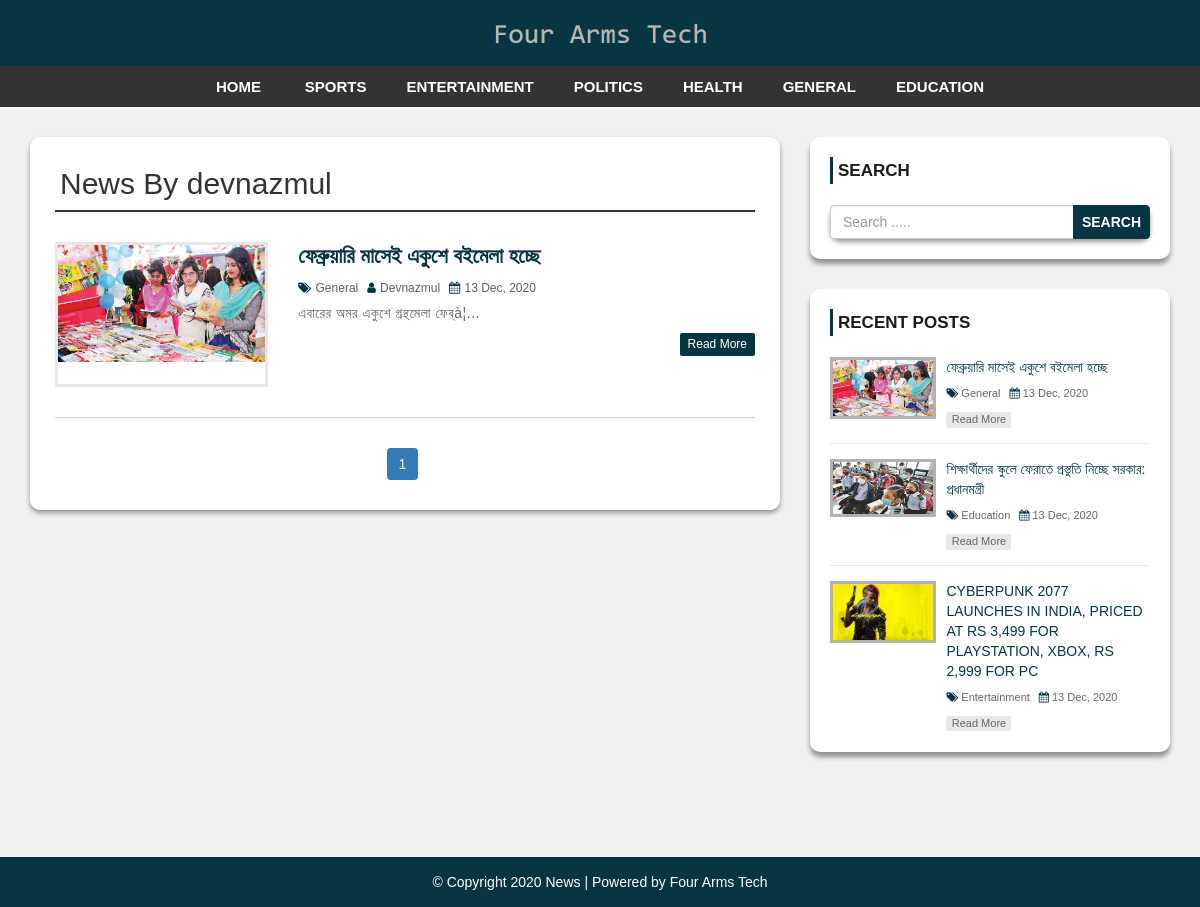
/author.php?aid=39, run on the app's committed database.
### tables this page shows
CREATE TABLE `settings` (
  `id` int(11) NOT NULL,
  `websitename` varchar(60) NOT NULL,
  `logo` varchar(50) NOT NULL,
  `footerdesc` varchar(255) NOT NULL
);

CREATE TABLE `category` (
  `category_id` int(11) NOT NULL,
  `category_name` varchar(100) NOT NULL,
  `post` int(11) NOT NULL DEFAULT 0
);

CREATE TABLE `post` (
  `post_id` int(11) NOT NULL,
  `title` varchar(100) NOT NULL,
  `description` text NOT NULL,
  `category` varchar(100) NOT NULL,
  `post_date` varchar(50) NOT NULL,
  `author` int(11) NOT NULL,
  `post_img` varchar(100) NOT NULL
);

CREATE TABLE `user` (
  `user_id` int(10) UNSIGNED NOT NULL,
  `first_name` varchar(30) NOT NULL,
  `last_name` varchar(30) NOT NULL,
  `username` varchar(30) DEFAULT NULL,
  `password` varchar(40) DEFAULT NULL,
  `role` int(11) NOT NULL
);

### config.php (called while the page is built, shortened)
<?php
$hostname = "http://localhost/limon.com/news-site";
?>

### author.php (the view, shortened to what this page needs)
<?php include 'header.php'; ?>
    <div id="main-content">
      <div class="container">
        <div class="row">
            <div class="col-md-8">
              <div class="post-container">
                <?php
                include "config.php";
                if(isset($_GET['aid'])){
                  $auth_id = $_GET['aid'];
                  $sql1 = "SELECT * FROM post JOIN user
                          ON post.author = user.user_id
                          WHERE post.author = {$auth_id}";
                  $result1 = mysqli_query($conn, $sql1) or die("Query Failed.");
                  $row1 = mysqli_fetch_assoc($result1);
                ?>
                <h2 class="page-heading">News By <?php echo $row1['username']; ?></h2>
                <?php
                  $limit = 3;
                  if(isset($_GET['page'])){
                    $page = $_GET['page'];
                  }else{
                    $page = 1;
                  }
                  $offset = ($page - 1) * $limit;
                  $sql = "SELECT post.post_id, post.title, post.description,post.post_date,post.author,
                  category.category_name,user.username,post.category,post.post_img FROM post
                  LEFT JOIN category ON post.category = category.category_id
                  LEFT JOIN user ON post.author = user.user_id
                  WHERE post.author = {$auth_id}
                  ORDER BY post.post_id DESC LIMIT {$offset},{$limit}";
                  $result = mysqli_query($conn, $sql) or die("Query Failed.");
                  if(mysqli_num_rows($result) > 0){
                    while($row = mysqli_fetch_assoc($result)) {
                ?>
                  <div class="post-content">
                      <div class="row">
                          <div class="col-md-4">
                            <a class="post-img" href="single.php?id=<?php echo $row['post_id']; ?>"><img src="admin/upload/<?php echo $row['post_img']; ?>" alt=""/></a>
                          </div>
                          <div class="col-md-8">
                            <div class="inner-content clearfix">
                                <h3><a href='single.php?id=<?php echo $row['post_id']; ?>'><?php echo $row['title']; ?></a></h3>
                                <div class="post-information">
                                    <span>
                                        <i class="fa fa-tags" aria-hidden="true"></i>
                                        <a href='category.php?cid=<?php echo $row['category']; ?>'><?php echo $row['category_name']; ?></a>
                                    </span>
                                    <span>
                                        <i class="fa fa-user" aria-hidden="true"></i>
                                        <a href='author.php?aid=<?php echo $row['author']; ?>'><?php echo $row['username']; ?></a>
                                    </span>
                                    <span>
                                        <i class="fa fa-calendar" aria-hidden="true"></i>
                                        <?php echo $row['post_date']; ?>
                                    </span>
                                </div>
                                <p class="description">
                                    <?php echo substr($row['description'],0,130) . "..."; ?>
                                </p>
                                <a class='read-more pull-right' href='single.php?id=<?php echo $row['post_id']; ?>'>read more</a>
                            </div>
                          </div>
                      </div>
                  </div>
                  <?php
                    }
                  }else{
                    echo "<h2>No Record Found.</h2>";
                  }
                  if(mysqli_num_rows($result1) > 0){
                    $total_records = mysqli_num_rows($result1);
                    $total_page = ceil($total_records / $limit);
                    echo '<ul class="pagination admin-pagination">';
                    for($i = 1; $i <= $total_page; $i++){
                      if($i == $page){
                        $active = "active";
                      }else{
                        $active = "";
                      }
                      echo '<li class="'.$active.'"><a href="author.php?aid='.$auth_id .'&page='.$i.'">'.$i.'</a></li>';
                    }
                    echo '</ul>';
                  }
                }else{
                  echo "<h2>No Record Found.</h2>";
                }
                  ?>
              </div>
            </div>
            <?php include 'sidebar.php'; ?>
        </div>
      </div>
    </div>
<?php include 'footer.php'; ?>

### header.php (shortened to what this page needs)
<?php
  include "config.php";
?>
<!DOCTYPE html>
<html lang="en">
<head>
    <link rel="stylesheet" href="css/bootstrap.min.css" />
    <link rel="stylesheet" href="css/font-awesome.css">
    <link rel="stylesheet" href="css/style.css">
</head>
<body>
<div id="header">
    <div class="container">
        <div class="row">
            <div class=" col-md-offset-4 col-md-4">
              <?php
                include "config.php";
                $sql = "SELECT * FROM settings";
                $result = mysqli_query($conn, $sql) or die("Query Failed.");
                if(mysqli_num_rows($result) > 0){
                  while($row = mysqli_fetch_assoc($result)) {
                    if($row['logo'] == ""){
                      echo '<a href="index.php"><h1>'.$row['websitename'].'</h1></a>';
                    }else{
                      echo '<a href="index.php" id="logo"><img src="admin/images/'. $row['logo'] .'"></a>';
                    }
                  }
                }
                ?>
            </div>
        </div>
    </div>
</div>
<div id="menu-bar">
    <div class="container">
        <div class="row">
            <div class="col-md-12">
              <?php
                include "config.php";
                $sql = "SELECT * FROM category WHERE post > 0";
                $result = mysqli_query($conn, $sql) or die("Query Failed. : Category");
                if(mysqli_num_rows($result) > 0){
                  $active = "";
              ?>
                <ul class='menu'>
                  <li><a href='<?php echo $hostname; ?>'>Home</a></li>
                  <?php while($row = mysqli_fetch_assoc($result)) {
                    echo "<li><a class='{$active}' href='category.php?cid={$row['category_id']}'>{$row['category_name']}</a></li>";
                  } ?>
                </ul>
                <?php } ?>
            </div>
        </div>
    </div>
</div>

### sidebar.php
<div id="sidebar" class="col-md-4">
    <div class="search-box-container">
        <h4>Search</h4>
        <form class="search-post" action="search.php" method ="GET">
            <div class="input-group">
                <input type="text" name="search" class="form-control" placeholder="Search .....">
                <span class="input-group-btn">
                    <button type="submit" class="btn btn-danger">Search</button>
                </span>
            </div>
        </form>
    </div>
    <div class="recent-post-container">
        <h4>Recent Posts</h4>
        <?php
        include "config.php";
        $limit = 3;
        $sql = "SELECT post.post_id, post.title, post.post_date,
        category.category_name,post.category,post.post_img FROM post
        LEFT JOIN category ON post.category = category.category_id
        ORDER BY post.post_id DESC LIMIT {$limit}";
        $result = mysqli_query($conn, $sql) or die("Query Failed. : Recent Post");
        if(mysqli_num_rows($result) > 0){
          while($row = mysqli_fetch_assoc($result)) {
      ?>
        <div class="recent-post">
            <a class="post-img" href="single.php?id=<?php echo $row['post_id']; ?>">
                <img src="admin/upload/<?php echo $row['post_img']; ?>" alt=""/>
            </a>
            <div class="post-content">
                <h5><a href="single.php?id=<?php echo $row['post_id']; ?>"><?php echo $row['title']; ?></a></h5>
                <span>
                    <i class="fa fa-tags" aria-hidden="true"></i>
                    <a href='category.php?cid=<?php echo $row['category']; ?>'><?php echo $row['category_name']; ?></a>
                </span>
                <span>
                    <i class="fa fa-calendar" aria-hidden="true"></i>
                    <?php echo $row['post_date']; ?>
                </span>
                <a class="read-more" href="single.php?id=<?php echo $row['post_id']; ?>">read more</a>
            </div>
        </div>
    <?php
      }
    }
    ?>
    </div>
</div>

### footer.php
<div id ="footer">
    <div class="container">
        <div class="row">
            <div class="col-md-12">
              <?php
                include "config.php";
                $sql = "SELECT * FROM settings";
                $result = mysqli_query($conn, $sql) or die("Query Failed.");
                if(mysqli_num_rows($result) > 0){
                  while($row = mysqli_fetch_assoc($result)) {
              ?>
                <span><?php echo $row['footerdesc']; ?></span>
              <?php
                }
              }
              ?>
            </div>
        </div>
    </div>
</div>
</body>
</html>

### css/style.css (style rules this page uses)
body { background: #f1f1f1; font-family: sans-serif,arial,Helvetica; }
a, a:hover, a:focus { text-decoration: none; outline: none; }
ul { margin:0; padding:0; list-style:none; }
h2.page-heading { margin: 5px 0 30px; padding: 0 5px 10px; border-bottom: 2px solid #333; }
form { background: #fff; padding: 25px; box-shadow:0 3px 5px rgba(0, 0, 0, 0.4); border-radius: 10px; }
#header { background: #073642; text-align: center; padding: 15px; }
#logo { display: inline-block; width: 65%; }
#logo img { width: 100%; }
#menu-bar { background: #333; text-align: center; }
#menu-bar .menu > li { display: inline-block; }
.menu > li > a { padding: 10px 20px; display: block; text-transform: uppercase; color: #fff; font-size: 15px; font-weight:600; transition:all 0.5s ease 0s; }
#main-content { padding: 30px 0; min-height: 750px; }
#main-content .post-container { background-color: #fff; padding: 25px; box-shadow: 0 3px 5px rgba(0, 0, 0, 0.4); border-radius: 10px; }
#main-content .post-content { border-bottom: 1px solid #d1d1d1; padding: 0 0 30px; margin-bottom:30px; }
#main-content .post-content img { width: 100%; }
#main-content .post-content .post-img { border: 3px solid #e7e7e7; display: block; height: 145px; overflow: hidden; transition: border .3s; }
#main-content .post-content h3 { font-size: 21px; line-height: 28px; font-weight: 600; margin: 0 0 7px; }
#main-content .post-content h3 a { color: #073642; transition:all 0.3s; }
#main-content .post-content .post-information span { color: #606060; font-size: 12px; text-transform: capitalize; margin: 0 5px 5px 0; display: inline-block; }
#main-content .post-content .post-information i { color: #073642; margin-right: 1px; }
#main-content .post-content .post-information a { color: #606060; text-decoration: none; }
#main-content .post-content p, #main-content .single-post p { color: #666; font-size: 14px; letter-spacing: 0.5px; margin:0 0 10px; }
#main-content .post-content a.read-more { color: #fff; background-color: #073642; font-size: 12px; text-transform: capitalize; padding: 3px 8px; border-radius: 2px; transition: all 0.3s; }
.pagination { display: block; text-align: center; margin: 0; }
.pagination li { display:inline-block; margin: 0 5px 0 0; }
.pagination li a { border: none; background: #073642; color: #fff; }
i.fa { color:#222; }
#sidebar h4 { color: #1A1A1A; font-size: 17px; line-height: 27px; font-weight:600; text-transform: uppercase; padding: 0 0 0 5px; margin: 0 0 21px; border-left: 3px solid #073642; }
#sidebar .search-box-container { background-color: #fff; padding: 20px; margin: 0 0 30px; box-shadow: 0 5px 5px rgba(0, 5, 5, 0.4); border-radius: 10px; }
#sidebar .search-post { padding: 0; }
#sidebar .search-post input { color: #606060; }
#sidebar .search-post .btn { font-weight: 600; text-transform: uppercase; padding: 6px 8px; background-color: #073642; border-color: #073642; outline: none; }
#sidebar .recent-post-container { padding: 20px; background: #fff; box-shadow: 0 5px 5px rgba(0, 5, 5, 0.4); border-radius: 10px; }
#sidebar .recent-post { border-bottom: 1px solid #e7e7e7; padding: 0 0 15px; margin: 0 0 15px; }
#sidebar .recent-post:last-child { margin: 0; padding: 0; border: none; }
#sidebar .recent-post .post-img { display: inline-block; width: 33%; border: 3px solid rgba(0,0,0,0.3); vertical-align: top; transition: border .3s; }
#sidebar .recent-post .post-img img { width: 100%; }
#sidebar .recent-post .post-content { width: 65%; display: inline-block; border: none; padding: 0 0 0 7px; margin: 0; }
#sidebar .recent-post h5 { font-size: 14px; line-height: 20px; margin: 0 0 5px; }
#sidebar .recent-post h5 a { color: #073642; }
#sidebar .recent-post span { color: #666; font-size: 11px; display: inline-block; margin: 0 5px 10px 0; }
#sidebar .recent-post span a { color: #666; }
#sidebar .recent-post span i { color: #073642; }
#sidebar .recent-post a.read-more { color: #666; background-color: rgba(0,0,0,0.09); width: 65px; font-size: 11px; text-align: center; padding: 0; display: block; transition: all 0.3s; }
#footer { color: #fff; padding:15px 0; text-align:center; background-color:#073642; }
#footer a { color:#fff; }

### data on the page
settings: logo (picture), footerdesc "© Copyright 2020 News | Powered by Four Arms Tech"
category: category_name "SPORTS"
category: category_name "ENTERTAINMENT"
category: category_name "POLITICS"
category: category_name "HEALTH"
category: category_name "GENERAL"
category: category_name "EDUCATION"
post: user.username "devnazmul", post_img (picture), title "ফেব্রুয়ারি মাসেই একুশে বইমেলা হচ্ছে", category.category_name "General", user.username "Devnazmul", post_date "13 Dec, 2020", description "এবারের অমর একুশে গ্রন্থমেলা ফেব্à¦"
post: post_img (picture), title "শিক্ষার্থীদের স্কুলে ফেরাতে প্রস্তুতি নিচ্ছে সরকার: প্রধানমন্ত্রী", category.category_name "Education", post_date "13 Dec, 2020"
post: post_img (picture), title "CYBERPUNK 2077 LAUNCHES IN INDIA, PRICED AT RS 3,499 FOR PLAYSTATION, XBOX, RS 2,999 FOR PC", category.category_name "Entertainment", post_date "13 Dec, 2020"
